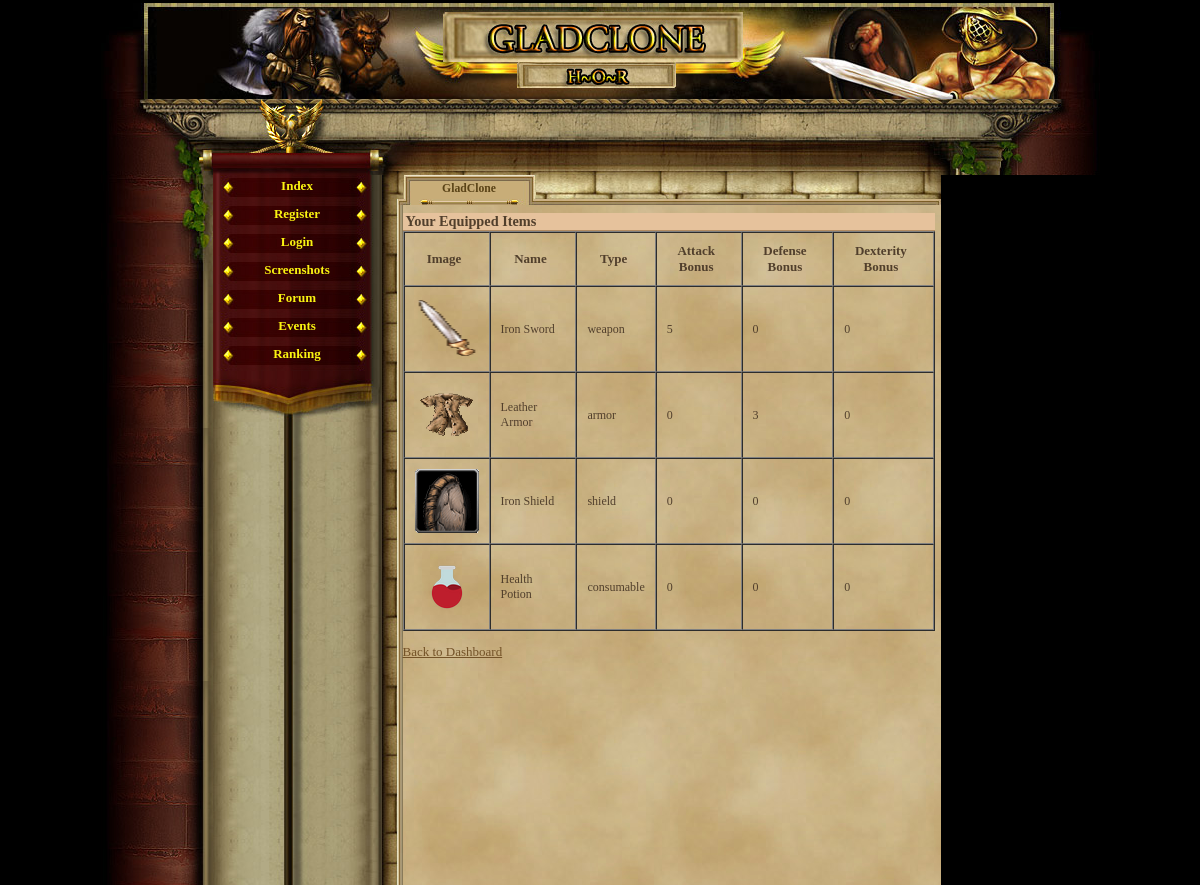
Page /character_equipment.php (signed in) on the committed database.
### tables this page shows
CREATE TABLE `player_items` (
  `id` int(11) NOT NULL AUTO_INCREMENT,
  `player_id` int(11) NOT NULL,
  `item_id` int(11) NOT NULL,
  `quantity` int(11) NOT NULL DEFAULT '1',
  `equipped` tinyint(1) NOT NULL DEFAULT '0',
  `position` int(11) NOT NULL DEFAULT '0',
  PRIMARY KEY (`id`),
  KEY `player_id` (`player_id`),
  KEY `item_id` (`item_id`),
  CONSTRAINT `player_items_ibfk_1` FOREIGN KEY (`player_id`) REFERENCES `gracze` (`id`),
  CONSTRAINT `player_items_ibfk_2` FOREIGN KEY (`item_id`) REFERENCES `items` (`id`)
);

CREATE TABLE `items` (
  `id` int(11) NOT NULL AUTO_INCREMENT,
  `name` varchar(50) NOT NULL,
  `description` text,
  `type` varchar(20) NOT NULL,
  `attack_bonus` int(11) DEFAULT '0',
  `defense_bonus` int(11) DEFAULT '0',
  `sell_value` int(11) NOT NULL DEFAULT '10',
  `value` int(11) NOT NULL DEFAULT '0',
  `price` int(11) NOT NULL DEFAULT '0',
  `image` varchar(255) DEFAULT 'default.png',
  `slot` varchar(20) NOT NULL DEFAULT 'misc',
  `dex_bonus` int(11) DEFAULT '0',
  `level_required` int(11) DEFAULT '1',
  PRIMARY KEY (`id`)
);

### character_equipment.php (the view, shortened to what this page needs)
<?php
require_once('gora_strony.php');
require_once('menu_l.php');
require 'db.php';
$player_id = $_SESSION['id'];
$query = "SELECT pi.item_id, i.name, i.type, i.image, i.attack_bonus, i.defense_bonus, i.dex_bonus
          FROM player_items pi
          JOIN items i ON pi.item_id = i.id
          WHERE pi.player_id = ? AND pi.equipped = 1";
$stmt = $conn->prepare($query);
$stmt->bind_param("i", $player_id);
$stmt->execute();
$result = $stmt->get_result();
echo "<h2>Your Equipped Items</h2>";
if ($result->num_rows == 0) {
    echo "<p>No items equipped.</p>";
} else {
    echo "<table border='1' cellpadding='10' cellspacing='0'>";
    echo "<tr>
            <th>Image</th>
            <th>Name</th>
            <th>Type</th>
            <th>Attack Bonus</th>
            <th>Defense Bonus</th>
			<th>Dexterity Bonus</tr>";
    while ($row = $result->fetch_assoc()) {
        $imageFile = $row['image'];
        $imgPath = "/Gladiatus/items/MORE/" . $imageFile . ".png";
        if (strpos($imageFile, 'm') === 0) {
            $imgPath = "items/MORE/" . $imageFile;
        } else {
            $imgPath = "items/" . $imageFile;
        }
        echo "<tr>";
        echo "<td><img src='" . htmlspecialchars($imgPath) . "' alt='" . htmlspecialchars($row['name']) . "' style='width:64px; height:64px;'></td>";
        echo "<td>" . htmlspecialchars($row['name']) . "</td>";
        echo "<td>" . htmlspecialchars($row['type']) . "</td>";
        echo "<td>" . htmlspecialchars($row['attack_bonus']) . "</td>";
        echo "<td>" . htmlspecialchars($row['defense_bonus']) . "</td>";
		echo "<td>" . htmlspecialchars($row['dex_bonus']) . "</td>";
        echo "</tr>";
    }
    echo "</table>";
}
echo "<p><a href='index.php'>Back to Dashboard</a></p>";
?>

### game_05.css (style rules this page uses)
body, html { margin: 0; padding: 0; font-family:"Palatino Linotype", "Times New Roman", Times, serif; text-align: center; color: #513F2C; background-color: #000; font-size:16px; }
table { font-size:13px; }
h2 { text-align:left; border-bottom:1px solid #b28b60; color:#513F2C; background-color:#e6c29c; margin:8px 0px 0px 0px; padding-left:3px; font-size:1.1em; }
#content td { text-align:left; color:#513F2C; font-weight:normal; font-size: 12px; }
a { -moz-user-focus: none; -moz-outline: none; outline: none; }
#content a { color:#735227; }
#market_item_table td, th { padding-left: 5px; }

### rows in the picture
player_items: item.image (picture), item.name "Iron Sword", item.type "weapon", item.attack_bonus "5", item.defense_bonus "0", item.dex_bonus "0"
player_items: item.image (picture), item.name "Leather Armor", item.type "armor", item.attack_bonus "0", item.defense_bonus "3", item.dex_bonus "0"
player_items: item.image (picture), item.name "Iron Shield", item.type "shield", item.attack_bonus "0", item.defense_bonus "0", item.dex_bonus "0"
player_items: item.image (picture), item.name "Health Potion", item.type "consumable", item.attack_bonus "0", item.defense_bonus "0", item.dex_bonus "0"
